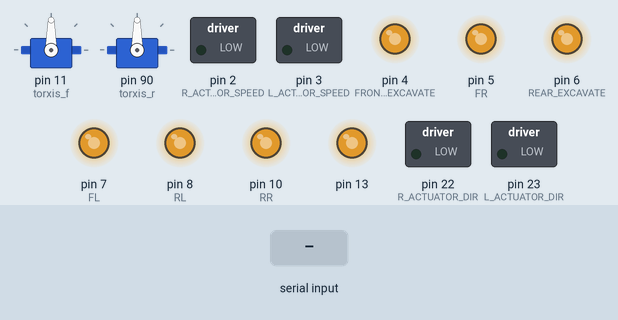
This sketch was run on a simulated Arduino Mega 2560, built with avr-gcc and run on an emulated ATmega2560. Parts: 2 × servo, switched loads named in the sketch (green lamp = pin HIGH), output pins drawn as LEDs (lit = HIGH). Inputs (shaded band) come from the test bench. Pins used as bus, display or sensor lines are not drawn; what the sketch prints to the serial monitor is not drawn.

Above: at 1.2 s.
1.3 s: "<a;>" received over Serial
At 2.1 s:
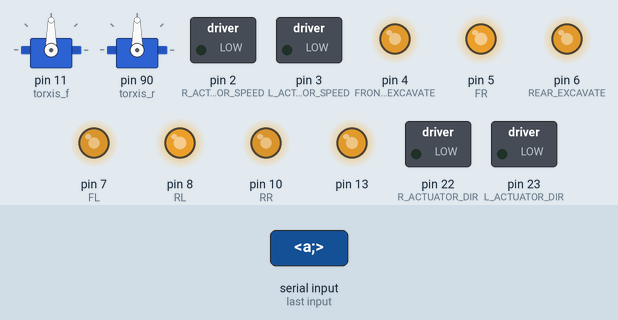
3.8 s: "g;" received over Serial
At 4.1 s:
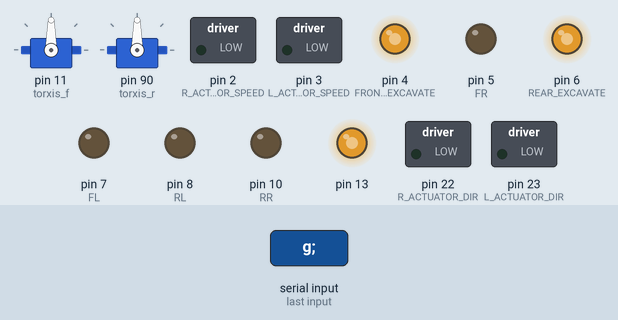
5.3 s: "<s;>" received over Serial
At 7.2 s:
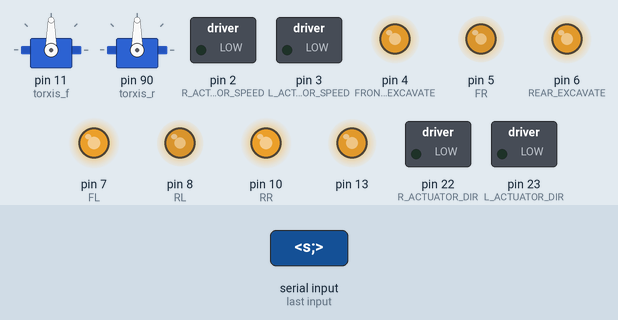
Timing chart, 0 to 8.7 s (numbered marks = the images above; inputs shaded):
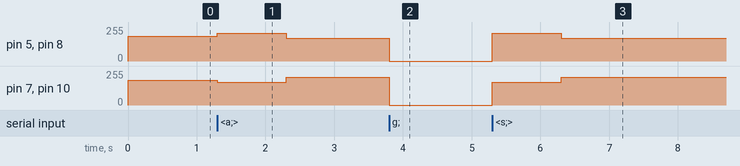

The sketch:

arduino-fw.ino
```cpp
#include <Servo.h>
Servo torxis_f;
Servo torxis_r;
String inputString;
boolean stringComplete = false;
int neutral = 187;

void setup() {
    pinMode(5, OUTPUT);  // FR
    pinMode(7, OUTPUT);  // FL
    pinMode(10, OUTPUT); // RR
    pinMode(8, OUTPUT);  // RL
    pinMode(A0, INPUT);  // BATT
    pinMode(2, OUTPUT);  // R ACTUATOR SPEED
    pinMode(22, OUTPUT); // R ACTUATOR DIR
    pinMode(3, OUTPUT);  // L ACTUATOR SPEED
    pinMode(23, OUTPUT); // L ACTUATOR DIR
    pinMode(4, OUTPUT);  // FRONT EXCAVATE
    pinMode(6, OUTPUT);  // REAR EXCAVATE

    pinMode(11, OUTPUT); // FRONT TORXIS
    pinMode(12, OUTPUT); // REAR TORXIS
    torxis_f.attach(11); // FRONT TORXIS
    torxis_f.write(90);
    torxis_r.attach(12); // REAR TORXIS
    torxis_r.attach(90);

    analogWrite(4, neutral);
    analogWrite(5, neutral);
    analogWrite(6, neutral);
    analogWrite(7, neutral);
    analogWrite(8, neutral);
    analogWrite(10, neutral);
    analogWrite(12, neutral);
    analogWrite(13, neutral);
    inputString.reserve(32);
    Serial.begin(115200);
    Serial.println("ARES Ready");
}

void loop() {
    if (Serial.available() > 0) {
        inputString = Serial.readStringUntil(';');
        stringComplete = true;
    }

    if (stringComplete) {
        //Serial.println(inputString);
        int i1 = inputString.indexOf(',');
        int i2 = inputString.lastIndexOf(',');
        char cmd = inputString.charAt(0);
        int gpio = inputString.substring(i1 + 1, i2).toInt();
        //String value = inputString.substring(i2+1, inputString.length());
        //Serial.println(value);
        int value = inputString.substring(i2 + 1, inputString.length()).toInt();
        /*Serial.print("CMD:  ");
        Serial.println(cmd);
        Serial.print("GPIO: ");
        Serial.println(gpio);
        Serial.print("VAL:  ");
        Serial.println(value);
        Serial.print("\n");*/
        switch (cmd) {
            case 'a': { // analogWrite
                analogWrite(gpio, value); }
                break;
            case 's': {
                //if (gpio == 8)
                    //conveyor.write(value);
                //if (gpio == 10)
                    //smallTestServo.write(value);
                }
                break;
            case 'g': go(value);    break; // GO {VALUE} SPEED
            case '>': turn_r();     break; // TURN CW
            case '<': turn_l();     break; // TURN CCW
            case 'h': halt();       break; // STOP ALL MOTORS
            case 'r': read_batt();  break; // READ BATT VOLTAGE
            case 'u': retract();    break; // RETRACT ACTUATORS
            case 'y': halt_acts();  break; // STOP ACTUATORS
            case 't': extend();     break; // EXTEND ACTUATORS
            case 'p': mine_f();     break; // MINE FRONT DRUM
            case 'o': mine_r();     break; // MINE REAR DRUM
            case 'l': dump_f();     break; // DUMP FRONT DRUM
            case 'k': dump_r();     break; // DUMP REAR DRUM
            case 'z': raise_f();    break; // RAISE FRONT DRUM
            case 'x': lower_f();    break; // LOWER FRONT DRUM
            case 'c': raise_r();    break; // RAISE REAR DRUM
            case 'f': lower_r();    break; // LOWER REAR DRUM
        }
        stringComplete = false;
    }

}

/* HELPER FUNCTIONS */
void go(int speed) { // go transport motors
    analogWrite(5, speed);
    analogWrite(7, speed);
    analogWrite(8, speed);
    analogWrite(10, speed);
}
void halt() {        // stop transport motors
    analogWrite(5, neutral);
    analogWrite(7, neutral);
    analogWrite(8, neutral);
    analogWrite(10, neutral);

    analogWrite(11, neutral);
    torxis_f.write(90);
    // TODO rest of motors
}
void turn_r() {      // turn right
    analogWrite(5, 170);
    analogWrite(7, 210);
    analogWrite(8, 170);
    analogWrite(10, 210);
}
void turn_l() {      // turn left
    analogWrite(5, 210);
    analogWrite(7, 170);
    analogWrite(8, 210);
    analogWrite(10, 170);
}
void extend() {      // extend actuators
    digitalWrite(22, LOW);
    digitalWrite(23, LOW);
    analogWrite(2, 240);
    analogWrite(3, 240);
}
void retract(){      // retract actuators
    digitalWrite(22, HIGH);
    digitalWrite(23, HIGH);
    analogWrite(2, 60);
    analogWrite(3, 60);
}
void halt_acts() {   // stop actuators
    digitalWrite(22, HIGH);
    digitalWrite(23, HIGH);
    analogWrite(2, 250);
    analogWrite(3, 250);
}
void read_batt() {   // read battery voltage
    Serial.print("BATT: ");
    float batt = analogRead(A0) * (5.0 / 1023.0); // read direct pin voltage
    batt = batt / ( 910 / (float) (1600 + 910) );   // upconvert from 5V back to 12V
    Serial.println(batt);                           // print real voltage
}
void mine_f() {      // mine front drum
    analogWrite(4, 230);
}
void mine_r() {      // mine rear drum
    analogWrite(6, 230);
}
void dump_f() {      // dump front drum
    analogWrite(4, 170);
}
void dump_r() {      // dump rear drum
    analogWrite(6, 170);
}
void raise_f(){      // raise front drum
    torxis_f.write(100);
}
void lower_f(){      // lower front drum
    torxis_f.write(80);
}
void raise_r(){      // raise rear drum
    torxis_r.write(100);
}
void lower_r(){      // lower rear drum
    torxis_r.write(80);
}
```

Measured:
- after the input at 1.3 s, pin 5 (FR), pin 8 (RL): 187/255 → 210/255 at once, → 170/255 1.0 s later; pin 7 (FL), pin 10 (RR): 187/255 → 170/255 at once, → 210/255 1.0 s later
- after the input at 3.8 s, pin 5 (FR), pin 8 (RL): 170/255 → 0/255 at once; pin 7 (FL), pin 10 (RR): 210/255 → 0/255 at once
- after the input at 5.3 s, pin 5 (FR), pin 8 (RL): 0/255 → 210/255 at once, → 170/255 1.0 s later; pin 7 (FL), pin 10 (RR): 0/255 → 170/255 at once, → 210/255 1.0 s later
